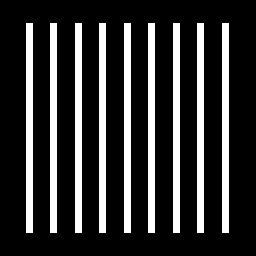
%> input picture Homework_Writing/Chapter_Five/Code/FigP0501(filtering).tif, 256 x 256 px
$ octave home1.m   (GNU Octave 9; MATLAB toolbox functions it lacks are replaced by stand-ins)
%> lines starting %> are read from the running program, lines starting %| are printed output that depends on the picture; in (x1, y1, x2, y2) boxes, pixels count from 0 and x2, y2 are one past the last pixel; in counts of white or black regions, pixels touching at a corner belong together; the program's own positions count from 1
### Homework_Writing/Chapter_Five/Code/spfilt.m
function f = spfilt(g, type, m, n, parameter)
%SPFILT Performs linear and nonlinear spatial filtering.
%   F = SPFILT(G, TYPE, M, N, PARAMETER) performs spatial filtering
%   of image G using a TYPE filter of size M-by-N. Valid calls to
%   SPFILT are as follows:
%
%     F = SPFILT(G, 'amean', M, N)       Arithmetic mean filtering.
%     F = SPFILT(G, 'gmean', M, N)       Geometric mean filtering.
%     F = SPFILT(G, 'hmean', M, N)       Harmonic mean filtering.
%     F = SPFILT(G, 'chmean', M, N, Q)   Contraharmonic mean
%                                        filtering of order Q. The
%                                        default is Q = 1.5.
%     F = SPFILT(G, 'median', M, N)      Median filtering.
%     F = SPFILT(G, 'max', M, N)         Max filtering.
%     F = SPFILT(G, 'min', M, N)         Min filtering.
%     F = SPFILT(G, 'midpoint', M, N)    Midpoint filtering.
%     F = SPFILT(G, 'atrimmed', M, N, D) Alpha-trimmed mean filtering.
%                                        Parameter D must be a
%                                        nonnegative even integer;
%                                        its default value is D = 2.
%
%   The default values when only G and TYPE are input are M = N = 3,
%   Q = 1.5, and D = 2.

%   Copyright 2002-2004 R. C. Gonzalez, R. E. Woods, & S. L. Eddins
%   Digital Image Processing Using MATLAB, Prentice-Hall, 2004
%   $Revision: 1.6 $  $Date: 2003/10/27 20:07:00 $

% Process inputs.
if nargin == 2
   m = 3; n = 3; Q = 1.5; d = 2;
elseif nargin == 5
   Q = parameter; d = parameter;
elseif nargin == 4
   Q = 1.5; d = 2;
else
   error('Wrong number of inputs.');
end

% Do the filtering.
switch type
case 'amean'
   w = fspecial('average', [m n]);
   f = imfilter(g, w, 'replicate');
case 'gmean'
   f = gmean(g, m, n);
case 'hmean'
   f = harmean(g, m, n);
case 'chmean'
   f = charmean(g, m, n, Q);
case 'median'
   f = medfilt2(g, [m n], 'symmetric');
case 'max'
   f = ordfilt2(g, m*n, ones(m, n), 'symmetric');
case 'min'
   f = ordfilt2(g, 1, ones(m, n), 'symmetric');
case 'midpoint'
   f1 = ordfilt2(g, 1, ones(m, n), 'symmetric');
   f2 = ordfilt2(g, m*n, ones(m, n), 'symmetric');
   f = imlincomb(0.5, f1, 0.5, f2);
case 'atrimmed'
   if (d <= 0) | (d/2 ~= round(d/2))
      error('d must be a positive, even integer.')
   end
   f = alphatrim(g, m, n, d);
otherwise
   error('Unknown filter type.')
end

%-------------------------------------------------------------------%
% [9 lines left out: function gmean, not called in this run]

%-------------------------------------------------------------------%
function f = harmean(g, m, n)
%  Implements a harmonic mean filter.
inclass = class(g);
g = im2double(g);
f = m * n ./ imfilter(1./(g + eps),ones(m, n), 'replicate');
f = changeclass(inclass, f);

%-------------------------------------------------------------------%
% [7 lines left out: function charmean, not called in this run]

%-------------------------------------------------------------------%
% [13 lines left out: function alphatrim, not called in this run]

### Homework_Writing/Chapter_Five/Code/changeclass.m
function image = changeclass(class, varargin)
%CHANGECLASS changes the storage class of an image.
%  I2 = CHANGECLASS(CLASS, I);
%  RGB2 = CHANGECLASS(CLASS, RGB);
%  BW2 = CHANGECLASS(CLASS, BW);
%  X2 = CHANGECLASS(CLASS, X, 'indexed');

%  Copyright 1993-2002 The MathWorks, Inc.  Used with permission.
%  $Revision: 1.2 $  $Date: 2003/02/19 22:09:58 $

switch class
case 'uint8'
   image = im2uint8(varargin{:});
case 'uint16'
   image = im2uint16(varargin{:});
case 'double'
   image = im2double(varargin{:});
otherwise
   error('Unsupported IPT data class.');
end

### Homework_Writing/Chapter_Five/Code/home1.m
%%
clc
clear all;
g = imread('FigP0501(filtering).tif');
%> g is the input picture: size 256x256 uint8; 20.2% white; 9 white regions, largest, box (x1, y1, x2, y2) and area: (26, 23, 33, 233) 1470, (50, 23, 57, 233) 1470, (75, 23, 82, 233) 1470
f1 = spfilt(g,'hmean',3,3);
%> in changeclass, `image = im2uint8(varargin{:});`: image: size 256x256 uint8; 14.3% white; 9 white regions, largest, box (x1, y1, x2, y2) and area: (27, 24, 32, 232) 1040, (51, 24, 56, 232) 1040, (76, 24, 81, 232) 1040
figure(1)
subplot(121),imshow(g),title('原图');
subplot(122),imshow(f1),title('谐波平均（3×3）');

f2 = spfilt(g,'hmean',7,7);
%> call 2 of harmean, with m = 7, n = 7
%> in harmean (call 2), `f = m * n ./ imfilter(1./(g + eps),ones(m, n), 'replicate');`:
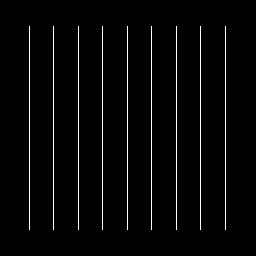
%> f: size 256x256 double; min 2.22e-16, max 1, mean 0.028
%> in changeclass (call 2), `image = im2uint8(varargin{:});`: image: size 256x256 uint8; 2.8% white in thin lines or dots, all inside (x1, y1, x2, y2) = (29, 26, 226, 230)
figure(2)
subplot(121),imshow(g),title('原图');
subplot(122),imshow(f2),title('谐波平均（7×7）');

f3 = spfilt(g,'hmean',9,9);
%> call 3 of harmean, with m = 9, n = 9
%> in harmean (call 3), `f = m * n ./ imfilter(1./(g + eps),ones(m, n), 'replicate');`:
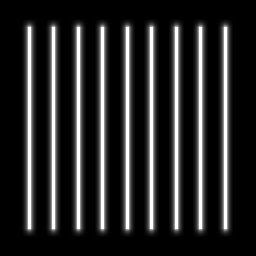
%> f: size 256x256 double; min 2.22e-16, max 9.99e-16, mean 3.51e-16; drawn with min black and max white
%> in changeclass (call 3), `image = im2uint8(varargin{:});`: image: size 256x256 uint8; every value is 0
figure(3)
subplot(121),imshow(g),title('原图');
subplot(122),imshow(f3),title('谐波平均（9×9）');


%%
clc
clear all;
g = imread('FigP0501(filtering).tif');
f1 = spfilt(g,'max',3,3);
%> call 4 of spfilt, with type = 'max', m = 3, n = 3
%> in spfilt (call 4), `f = ordfilt2(g, m*n, ones(m, n), 'symmetric');`:
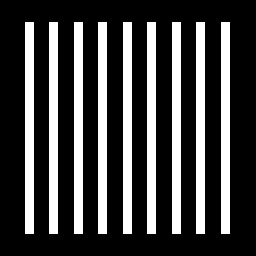
%> f: size 256x256 uint8; 26.2% white; 9 white regions, largest, box (x1, y1, x2, y2) and area: (25, 22, 34, 234) 1908, (49, 22, 58, 234) 1908, (74, 22, 83, 234) 1908
figure(1)
subplot(121),imshow(g),title('原图');
subplot(122),imshow(f1),title('最大值滤波（3×3）');

f2 = spfilt(g,'max',7,7);
%> call 5 of spfilt, with type = 'max', m = 7, n = 7
%> in spfilt (call 5), `f = ordfilt2(g, m*n, ones(m, n), 'symmetric');`:
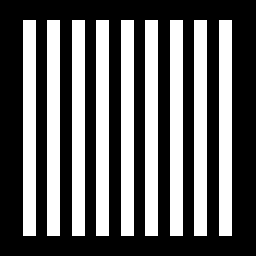
%> f: size 256x256 uint8; 38.6% white; 9 white regions, largest, box (x1, y1, x2, y2) and area: (23, 20, 36, 236) 2808, (47, 20, 60, 236) 2808, (72, 20, 85, 236) 2808
figure(2)
subplot(121),imshow(g),title('原图');
subplot(122),imshow(f2),title('最大值滤波（7×7）');

f3 = spfilt(g,'max',9,9);
%> call 6 of spfilt, with type = 'max', m = 9, n = 9
%> in spfilt (call 6), `f = ordfilt2(g, m*n, ones(m, n), 'symmetric');`:
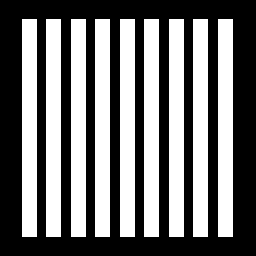
%> f: size 256x256 uint8; 44.9% white; 9 white regions, largest, box (x1, y1, x2, y2) and area: (22, 19, 37, 237) 3270, (46, 19, 61, 237) 3270, (71, 19, 86, 237) 3270
figure(3)
subplot(121),imshow(g),title('原图');
subplot(122),imshow(f3),title('最大值滤波（9×9）');


%%
clc
clear all;
g = imread('FigP0501(filtering).tif');
f1 = spfilt(g,'midpoint',3,3);
%> call 7 of spfilt, with type = 'midpoint', m = 3, n = 3
%> in spfilt (call 7), `f = imlincomb(0.5, f1, 0.5, f2);`:
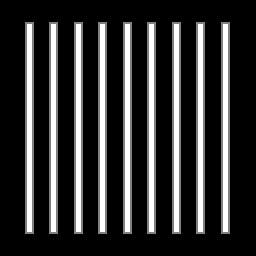
%> f: size 256x256 uint8; min 0, max 255, mean 51.7
figure(1)
subplot(121),imshow(g),title('原图');
subplot(122),imshow(f1),title('中点滤波（3×3）');

f2 = spfilt(g,'midpoint',7,7);
%> call 8 of spfilt, with type = 'midpoint', m = 7, n = 7
%> in spfilt (call 8), `f = imlincomb(0.5, f1, 0.5, f2);`:
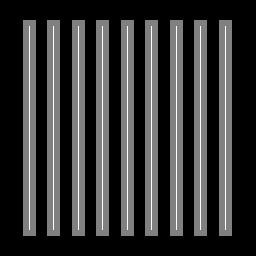
%> f: size 256x256 uint8; min 0, max 255, mean 52.9
figure(2)
subplot(121),imshow(g),title('原图');
subplot(122),imshow(f2),title('中点滤波（7×7）');

f3 = spfilt(g,'midpoint',9,9);
figure(3)
subplot(121),imshow(g),title('原图');
subplot(122),imshow(f3),title('中点滤波（9×9）');
